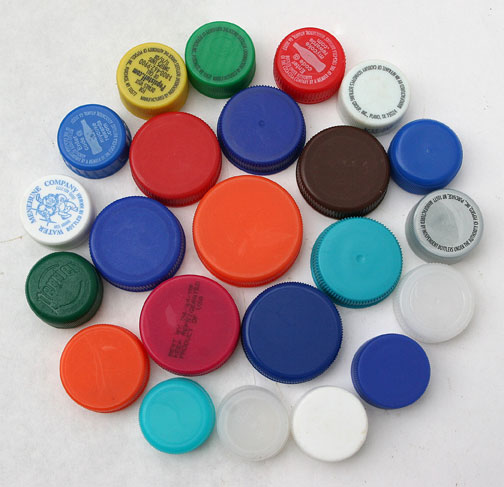
#> input picture 06_cv_filtros_extraccion_ocr/img/tapitas.jpg, 504 x 487 px
$ python 03_filtro_dog.py
#> lines starting #> are read from the running program, lines starting #| are printed output that depends on the picture
import cv2 as cv

# Cargamos la imagen
img_orig = cv.imread("../img/tapitas.jpg", 0)  # detectamos bordes
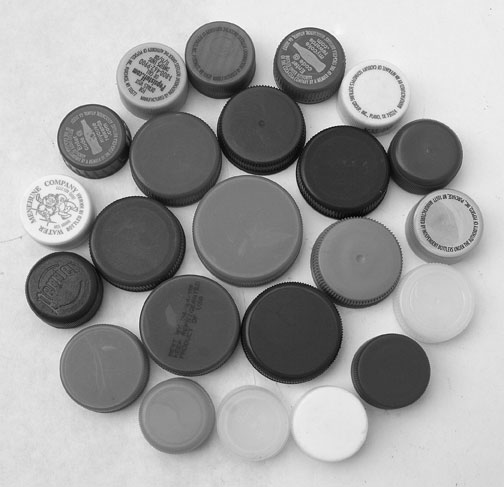
#> img_orig: shape (487, 504); min 0, max 254, mean 158.3
# img_orig = cv.imread('../img/chewbacca.jpg',0) # detectamos caracteristicas/textura

# Aplicamos un suavizado Gaussiano de 5x5
low_sigma = cv.GaussianBlur(img_orig, (5, 5), sigmaX=1)
high_sigma = cv.GaussianBlur(img_orig, (5, 5), sigmaX=1.5)

# Calculamos el DoG por sustracción
dog = low_sigma - high_sigma
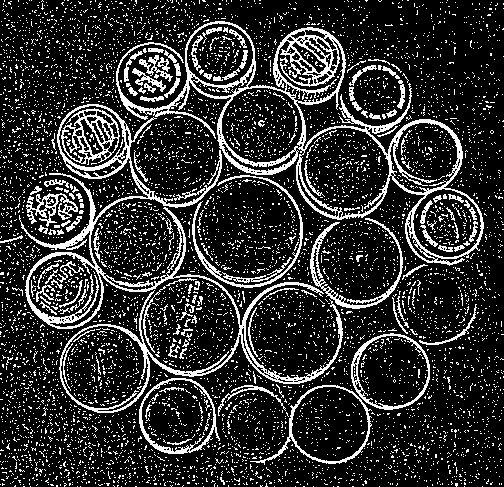
#> dog: shape (487, 504); min 0, max 255, mean 47.2

# Aplico filtro de mediana para mejorar el resultado
median = cv.medianBlur(dog, 5)
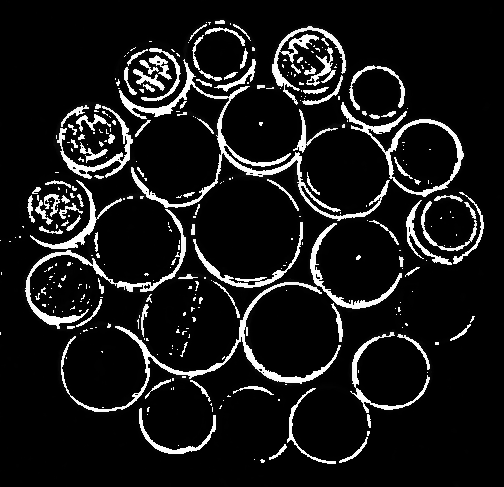
#> median: shape (487, 504); min 0, max 255, mean 24.6

# Mostramos la imagen
out1 = cv.hconcat([img_orig, dog, median])
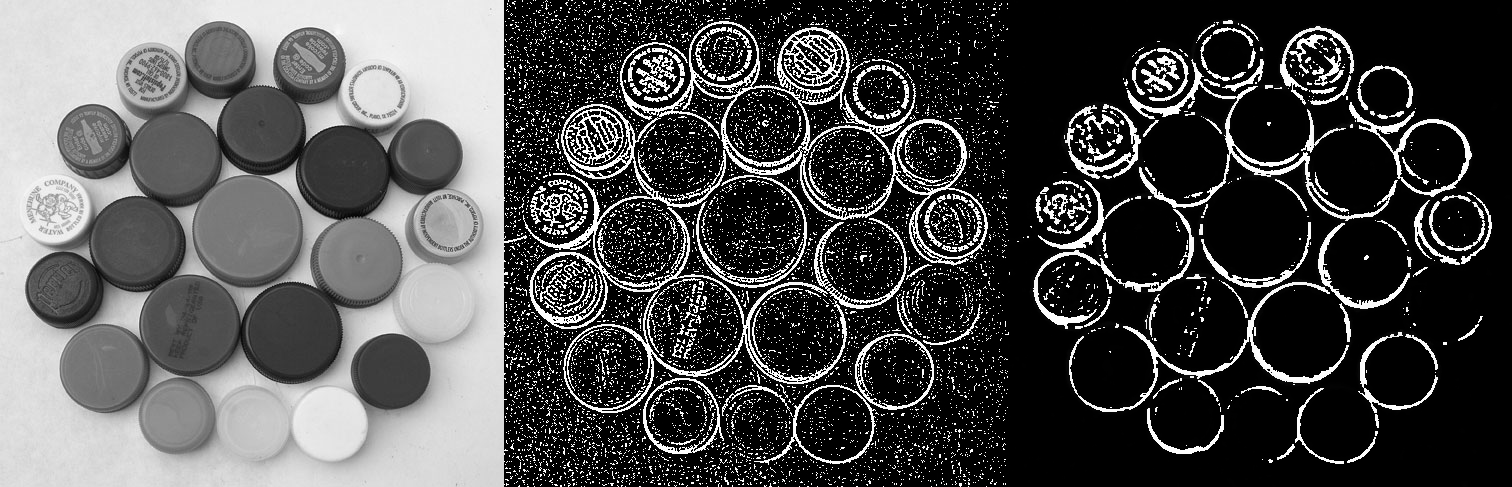
#> out1: shape (487, 1512); min 0, max 255, mean 76.7
cv.namedWindow("DoG", 2)
cv.imshow("DoG", out1)

cv.waitKey(0)
cv.destroyAllWindows()

$ run again, with 06_cv_filtros_extraccion_ocr/img/fft_hf.jpg copied over 06_cv_filtros_extraccion_ocr/img/tapitas.jpg
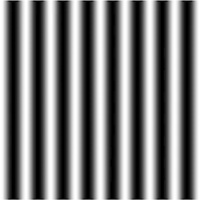
#> input picture 06_cv_filtros_extraccion_ocr/img/fft_hf.jpg, 200 x 200 px
#> img_orig is the input picture: shape (200, 200); min 0, max 255, mean 123.5
#> `dog = low_sigma - high_sigma`:
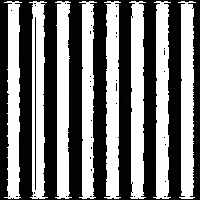
#> dog: shape (200, 200); min 0, max 255, mean 120.8
#> `out1 = cv.hconcat([img_orig, dog, median])`:
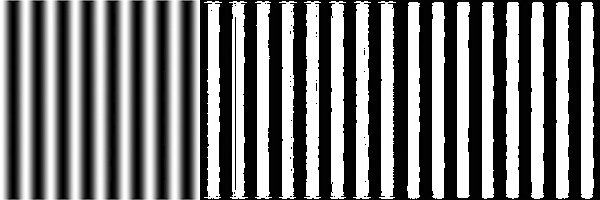
#> out1: shape (200, 600); min 0, max 255, mean 121.8
